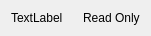
<?xml version="1.0" encoding="UTF-8"?>
<ui version="4.0">
 <class>IntegralCommand</class>
 <widget class="QWidget" name="IntegralCommand">
  <property name="geometry">
   <rect>
    <x>0</x>
    <y>0</y>
    <width>145</width>
    <height>32</height>
   </rect>
  </property>
  <property name="windowTitle">
   <string>Form</string>
  </property>
  <layout class="QHBoxLayout" name="horizontalLayout" stretch="0,0,0">
   <property name="spacing">
    <number>10</number>
   </property>
   <item alignment="Qt::AlignLeft">
    <widget class="QLabel" name="nameLabel">
     <property name="text">
      <string>TextLabel</string>
     </property>
    </widget>
   </item>
   <item alignment="Qt::AlignLeft">
    <widget class="QWidget" name="additionalContentWidget" native="true"/>
   </item>
   <item alignment="Qt::AlignLeft">
    <widget class="QLabel" name="readWriteLabel">
     <property name="text">
      <string>Read Only</string>
     </property>
    </widget>
   </item>
  </layout>
 </widget>
 <resources/>
 <connections/>
</ui>
